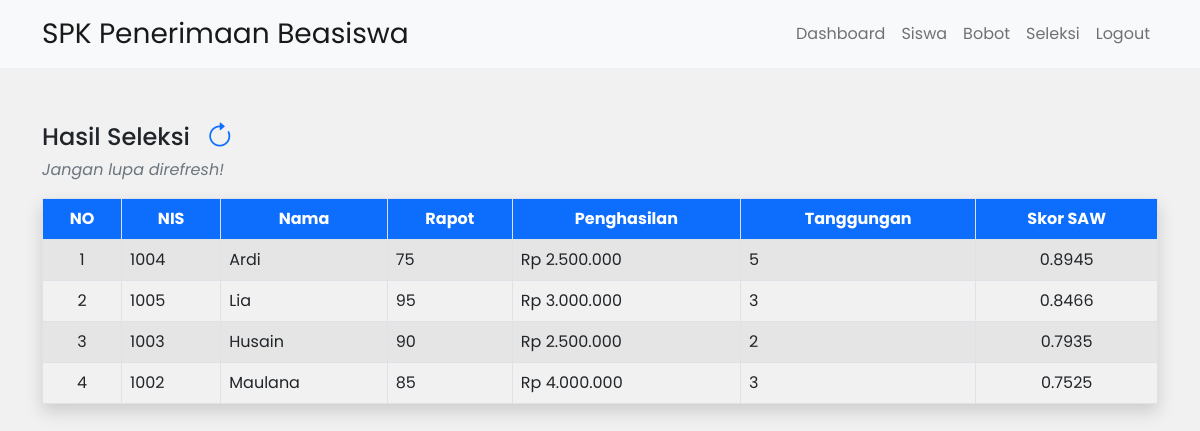
Screenshot of /hitung_saw.php (signed in) with the database file from the repository.
### tables this page shows
CREATE TABLE `siswa` (
  `id` int(11) NOT NULL,
  `nama` varchar(50) NOT NULL,
  `nis` varchar(50) NOT NULL,
  `jk` enum('L','P') NOT NULL,
  `alamat` varchar(255) NOT NULL,
  `kelas` varchar(50) NOT NULL,
  `nilai_rapot` int(3) NOT NULL,
  `penghasilan` int(12) NOT NULL,
  `tanggungan` int(2) NOT NULL,
  `nilai_saw` double(5,4) NOT NULL
);

### src/koneksi.php (called while the page is built, shortened)
<?php
$host = "localhost";
$username = "root";
$password = "";
$dbName = "spk_beasiswa";
$conn = mysqli_connect($host, $username, $password, $dbName);
function query(string $query){
    global $conn;
    $arr_hasil = [];
    $result = mysqli_query($conn, $query);
    while($data = mysqli_fetch_assoc($result))
        $arr_hasil[] = $data;
    return $arr_hasil;
}
function rupiah($angka){
	$hasil_rupiah = "Rp " . number_format($angka,0,',','.');
	return $hasil_rupiah;
}
?>

### hitung_saw.php (the view, shortened to what this page needs)
<?php
require "src/koneksi.php";
$tbl_siswa = query("SELECT * FROM siswa ORDER BY nilai_saw DESC");
?>
<!DOCTYPE html>
<html lang="en">
<head>
    <link rel="stylesheet" href="css/bootstrap.css">
    <link rel="stylesheet" href="css/style.css">
    <link rel="stylesheet" href="font/bootstrap-icons.css">
</head>
<body>
    <nav class="navbar navbar-expand-lg bg-light">
        <div class="container">
            <a class="navbar-brand fs-3" href="index.php">SPK Penerimaan Beasiswa</a>
            <div class="collapse navbar-collapse" id="navbarNav">
                <ul class="navbar-nav ms-auto">
                    <li class="nav-item">
                        <a class="nav-link" aria-current="page" href="index.php">Dashboard</a>
                    </li>
                    <li class="nav-item">
                        <a class="nav-link" href="siswa_page.php">Siswa</a>
                    </li>
                    <li class="nav-item">
                        <a href="bobot_page.php" class="nav-link">Bobot</a>
                    </li>
                    <li class="nav-item">
                        <a href="hitung_saw.php" class="nav-link">Seleksi</a>
                    </li>
                    <li class="nav-item">
                        <a href="src/logout.php" class="nav-link">Logout</a>
                    </li>
                </ul>
            </div>
        </div>
    </nav>
    <div class="container mt-5">
        <div class="d-flex align-items-center">
            <h4 class="mb-0">Hasil Seleksi</h4>
            <i class="bi-arrow-clockwise rounded fs-3 ms-3 cursor-pointer text-primary" onclick="location.reload()"
                id="ic-refresh"></i>
        </div>
        <i class="text-muted">Jangan lupa direfresh!</i>
        <table class="table table-bordered table-striped table-hover shadow mt-3">
            <thead class="bg-primary text-white text-center">
                <th>NO</th>
                <th>NIS</th>
                <th>Nama</th>
                <th>Rapot</th>
                <th>Penghasilan</th>
                <th>Tanggungan</th>
                <th>Skor SAW</th>
            </thead>
            <tbody>
                <?php $i = 1; ?>
                <?php foreach($tbl_siswa as $siswa): ?>
                <tr>
                    <td class="text-center"><?= $i++ ?></td>
                    <td><?= $siswa['nis'] ?></td>
                    <td><?= $siswa['nama'] ?></td>
                    <td><?= $siswa['nilai_rapot'] ?></td>
                    <td><?= rupiah($siswa['penghasilan']) ?></td>
                    <td><?= $siswa['tanggungan'] ?></td>
                    <td class="text-center"><?= $siswa['nilai_saw'] ?></td>
                </tr>
                <?php endforeach ?>
            </tbody>
        </table>
    </div>
</body>
</html>

### css/style.css (style rules this page uses)
html { scroll-behavior: smooth; }
body { font-family: 'Poppins', sans-serif; background-color: #f1f1f1; }
.cursor-pointer { cursor: pointer; }

### rows the page displays
siswa: nis "1004", nama "Ardi", nilai_rapot "75", penghasilan "Rp 2.500.000", tanggungan "5", nilai_saw "0.8945"
siswa: nis "1005", nama "Lia", nilai_rapot "95", penghasilan "Rp 3.000.000", tanggungan "3", nilai_saw "0.8466"
siswa: nis "1003", nama "Husain", nilai_rapot "90", penghasilan "Rp 2.500.000", tanggungan "2", nilai_saw "0.7935"
siswa: nis "1002", nama "Maulana", nilai_rapot "85", penghasilan "Rp 4.000.000", tanggungan "3", nilai_saw "0.7525"
